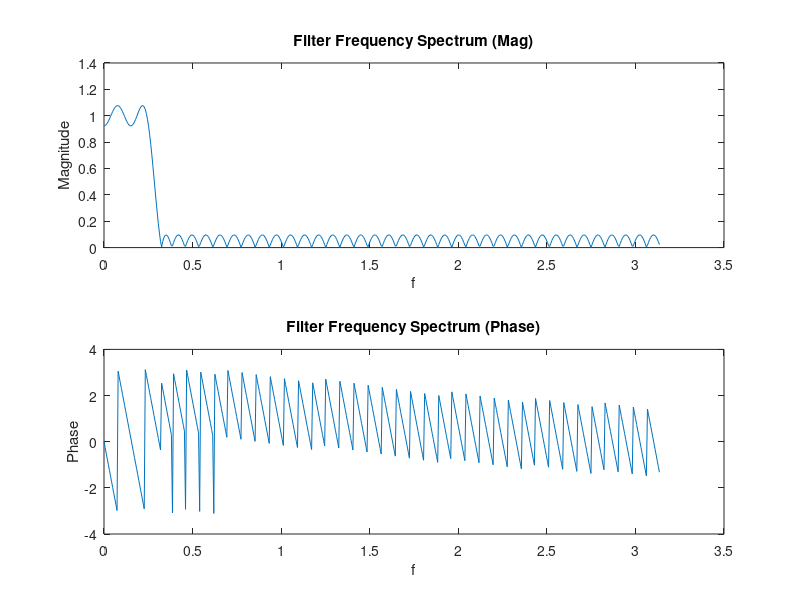
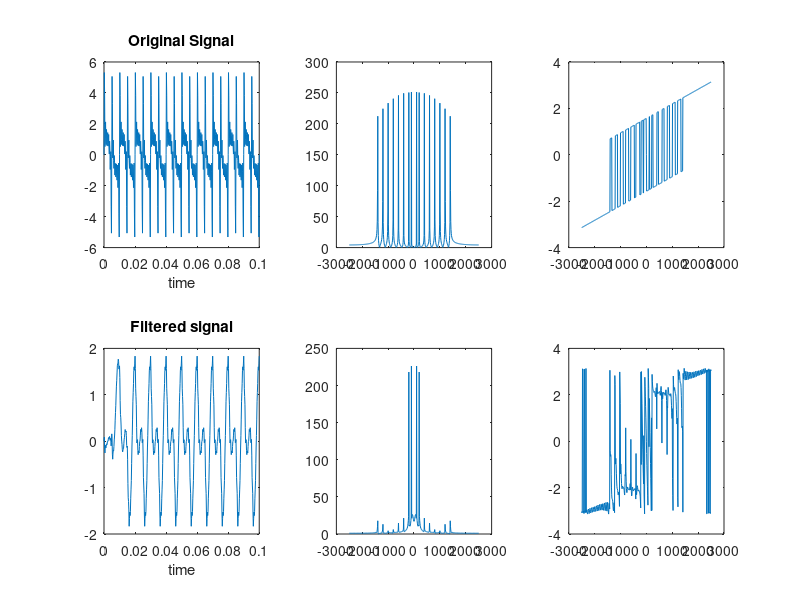
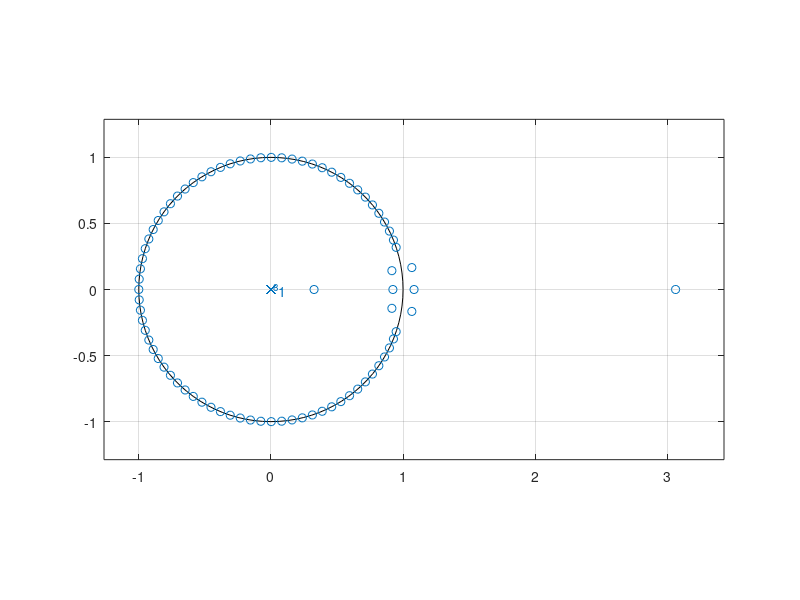

These figures' MATLAB source, in order:
%lpf
clear;
fs= 5000;
fpass = 200;
dp = 0.08;
fstop = 250;
ds = 0.1;

dev = [0.08 0.1];
frequ = [200 250];
a = [1 0];
[n,fo,ao,w] = firpmord(frequ,a,dev,fs);
b = firpm(n,fo,ao,w);
[h,w] = freqz(b);
%here we get n = 77

figure;
subplot(2,1,1);
plot(w,abs(h));
ylabel('Magnitude');
xlabel('f');
title('Filter Frequency Spectrum (Mag)')
subplot(2,1,2);
plot(w,angle(h));
ylabel('Phase');
xlabel('f');
title('Filter Frequency Spectrum (Phase)')


f = [100 200 400 600 800 1000 1200 1400];
fs = 5000;
t = 0:1/fs:0.1;
x = sin(2*pi*f'*t);
x = sum(x);

y = filter(b,1,x);
ymag = abs(fftshift(fft(y)));
yang = angle(fftshift(fft(y)));
fre = -fs/2:10:fs/2;


figure;
subplot(2,3,1);
plot(t,x);
xlabel('time');
title('Original Signal');
subplot(2,3,2)
plot(fre,abs(fftshift(fft(x))));
subplot(2,3,3)
plot(fre,angle(fftshift(fft(x))));
subplot(2,3,4)
plot(t,y);
xlabel('time');
title('Filtered signal');
subplot(2,3,5)
plot(fre,ymag);
subplot(2,3,6)
plot(fre,yang);

figure;
zplane(b);
